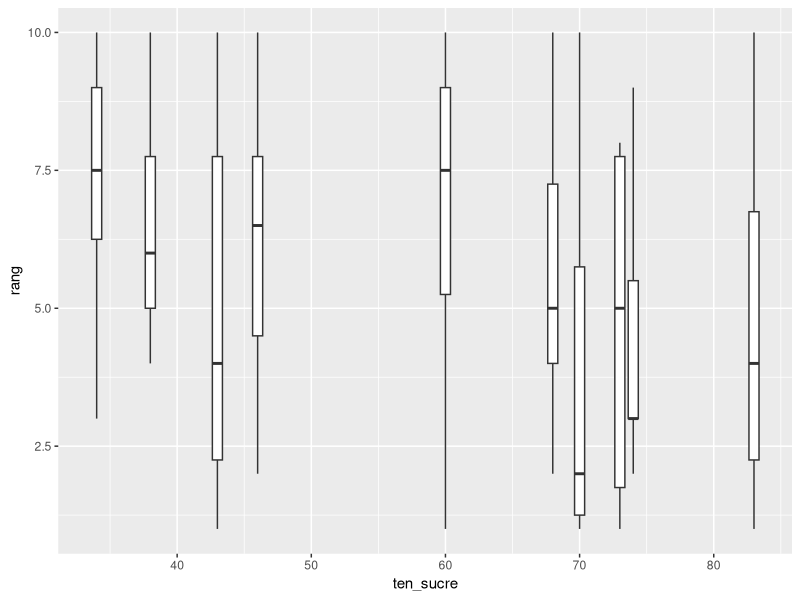
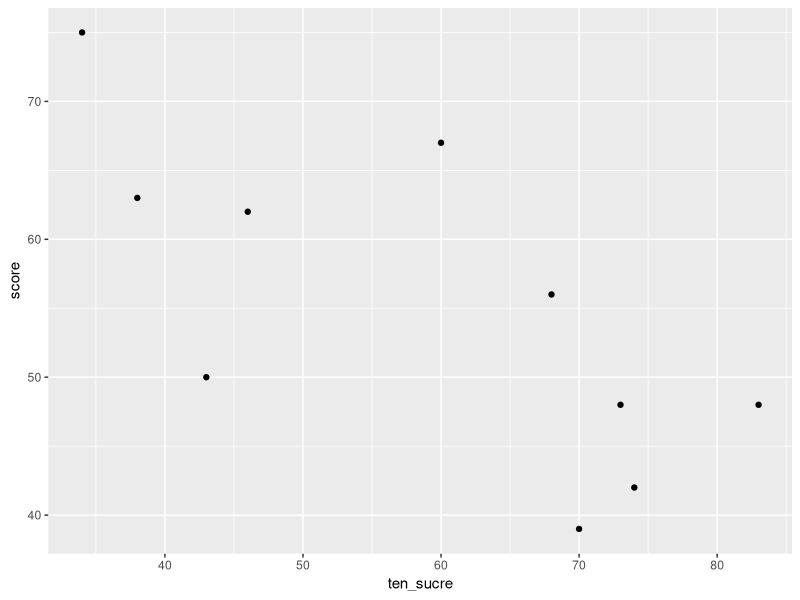

R code for these plots, in order:
## ---- chunk 1
bonbons <- c("menthe", "fraiseT", "caramel", "miel", "orange", "oeuf", "pomme_mou", "cola", "reglisse", "pomme_dur")
ten_sucre <- c(83, 74, 73, 70, 68, 60, 46, 43, 38, 34)
infos_nutri <- data.frame(bonbon = bonbons, ten_sucre = ten_sucre)

set.seed(2)
sondage <- data.frame()
for (r in c("A", "B", "C", "D", "E", "F", "G", "H", "I", "J")) {
  sondage <- rbind(sondage, data.frame(
    rep = r,
    bonbon = bonbons,
    rang = sample(c(1, 2, 3, 4, 5, 6, 7, 8, 9, 10), prob = ten_sucre)))
}
set.seed(NULL)
## ---- chunk 2
infos_nutri
## ---- chunk 3
scores <- merge(dplyr::summarise(dplyr::group_by(sondage, bonbon), score = sum(rang)), infos_nutri)
scores[order(scores$score),]
## ---- chunk 4
ggplot2::ggplot(merge(sondage, infos_nutri), ggplot2::aes(ten_sucre, rang, group = bonbon)) + ggplot2::geom_boxplot()
## ---- chunk 5
dplyr::summarise(dplyr::group_by(sondage, bonbon), variance = var(rang))
## ---- chunk 6
lm(ten_sucre ~ scores$score)
ggplot2::ggplot(merge(scores, infos_nutri), ggplot2::aes(ten_sucre, score)) + ggplot2::geom_point() #+ ggplot2::geom_abline(lm(ten_sucre ~ scores$score))
## ---- chunk 7
cor.test(scores$ten_sucre, scores$score)
